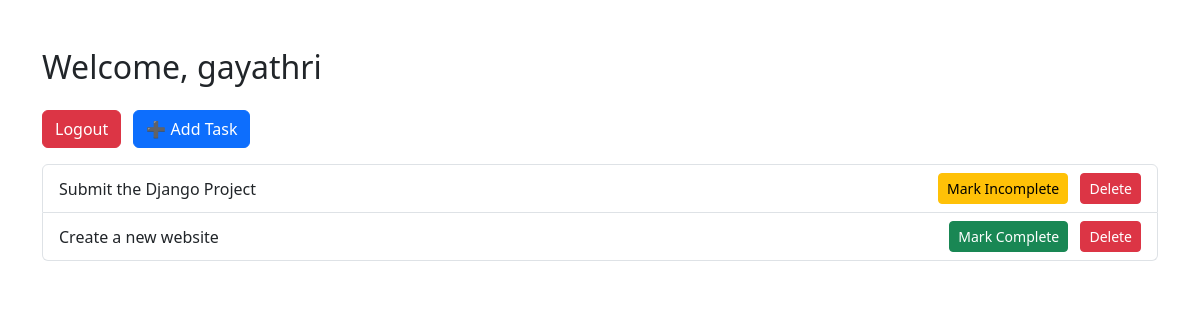
Page /dashboard/ (signed in) on the committed database.
### todo/models.py (models this page shows, shortened)
class Task(models.Model):
    title = models.CharField(max_length=255)
    is_complete = models.BooleanField(default=False)
    user = models.ForeignKey(User, on_delete=models.CASCADE)

### todo/views.py (the view)
# urls.py: path('dashboard/', views.dashboard_view, name='dashboard'),
@login_required
def dashboard_view(request):
    if request.user.is_superuser:
        users = User.objects.all()
        tasks = Task.objects.all()
        return render(request, 'admin_dashboard.html', {'users': users, 'tasks': tasks})
    else:
        tasks = Task.objects.filter(user=request.user)
        return render(request, 'home.html', {'tasks': tasks})

### todo/templates/home.html (shortened to what this page needs)
<!DOCTYPE html>
<html>
<head>
  <link href="https://cdn.jsdelivr.net/npm/bootstrap@5.3.0/dist/css/bootstrap.min.css" rel="stylesheet">
</head>
<body class="container mt-5">
  <h2 class="mb-4">Welcome, {{ request.user.username }}</h2>
  <a href="{% url 'logout' %}" class="btn btn-danger mb-3">Logout</a>
  <a href="{% url 'add_task' %}" class="btn btn-primary mb-3 ms-2">➕ Add Task</a>
  <ul class="list-group">
    {% for task in tasks %}
      <li class="list-group-item d-flex justify-content-between align-items-center">
        {{ task.title }}
        <span>
          {% if task.is_complete %}
            <a href="{% url 'toggle_complete' task.id %}" class="btn btn-sm btn-warning">Mark Incomplete</a>
          {% else %}
            <a href="{% url 'toggle_complete' task.id %}" class="btn btn-sm btn-success">Mark Complete</a>
          {% endif %}
          <a href="{% url 'delete_task' task.id %}" class="btn btn-sm btn-danger ms-2">Delete</a>
        </span>
      </li>
    {% empty %}
      <li class="list-group-item">No tasks found.</li>
    {% endfor %}
  </ul>
</body>
</html>

### rows in the picture
Task: title "Submit the Django Project", is_complete "Mark Incomplete"
Task: title "Create a new website", is_complete "Mark Complete"

### other values in the picture
{{ request.user.username }} "gayathri"
